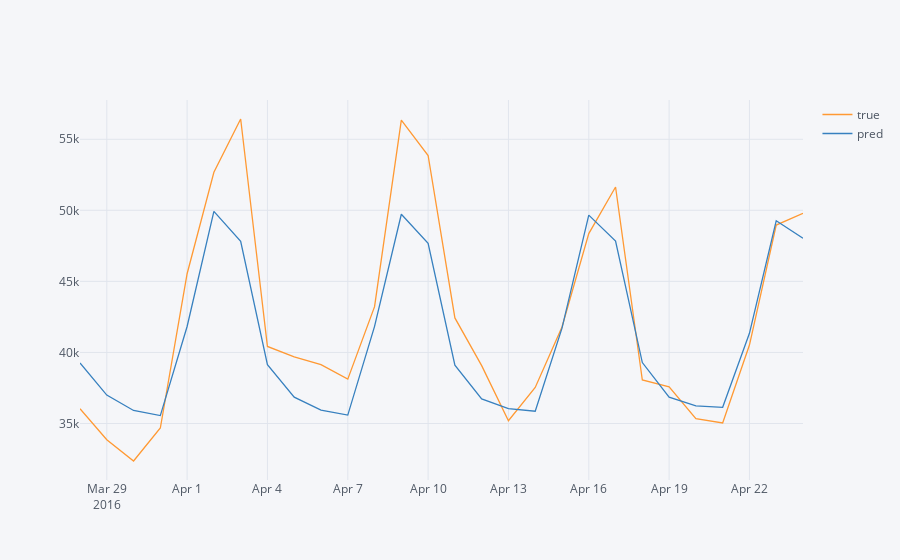

Source (notebook cell):
### Code cell
pd.DataFrame({"true":test_total, "pred": predicted}).iplot()

### Figure 1 — Plotly figure (JSON) as saved in the notebook; plotly's stock layout.template omitted (floating-point values rounded to 4 significant figures)
{"data": [{"line": {"color": "rgba(255, 153, 51, 1.0)", "dash": "solid", "shape": "linear", "width": 1.3}, "mode": "lines", "name": "true", "text": "", "type": "scatter", "x": ["2016-03-28", "2016-03-29", "2016-03-30", "2016-03-31", "2016-04-01", "2016-04-02", "2016-04-03", "2016-04-04", "2016-04-05", "2016-04-06", "2016-04-07", "2016-04-08", "2016-04-09", "2016-04-10", "2016-04-11", "2016-04-12", "2016-04-13", "2016-04-14", "2016-04-15", "2016-04-16", "2016-04-17", "2016-04-18", "2016-04-19", "2016-04-20", "2016-04-21", "2016-04-22", "2016-04-23", "2016-04-24"], "y": [36041, 33857, 32359, 34681, 45536, 52672, 56425, 40418, 39683, 39134, 38116, 43220, 56340, 53856, 42427, 39069, 35193, 37529, 41789, 48362, 51640, 38059, 37570, 35343, 35033, 40517, 48962, 49795]}, {"line": {"color": "rgba(55, 128, 191, 1.0)", "dash": "solid", "shape": "linear", "width": 1.3}, "mode": "lines", "name": "pred", "text": "", "type": "scatter", "x": ["2016-03-28", "2016-03-29", "2016-03-30", "2016-03-31", "2016-04-01", "2016-04-02", "2016-04-03", "2016-04-04", "2016-04-05", "2016-04-06", "2016-04-07", "2016-04-08", "2016-04-09", "2016-04-10", "2016-04-11", "2016-04-12", "2016-04-13", "2016-04-14", "2016-04-15", "2016-04-16", "2016-04-17", "2016-04-18", "2016-04-19", "2016-04-20", "2016-04-21", "2016-04-22", "2016-04-23", "2016-04-24"], "y": [39260.0, 37000.0, 35910.0, 35550.0, 41820.0, 49920.0, 47810.0, 39140.0, 36850.0, 35930.0, 35590.0, 41840.0, 49720.0, 47680.0, 39100.0, 36730.0, 36050.0, 35860.0, 41710.0, 49660.0, 47840.0, 39290.0, 36850.0, 36230.0, 36140.0, 41350.0, 49260.0, 48030.0]}], "layout": {"autosize": true, "legend": {"bgcolor": "#F5F6F9", "font": {"color": "#4D5663"}}, "paper_bgcolor": "#F5F6F9", "plot_bgcolor": "#F5F6F9", "title": {"font": {"color": "#4D5663"}}, "xaxis": {"autorange": true, "gridcolor": "#E1E5ED", "range": ["2016-03-28", "2016-04-24"], "showgrid": true, "tickfont": {"color": "#4D5663"}, "title": {"font": {"color": "#4D5663"}, "text": ""}, "type": "date", "zerolinecolor": "#E1E5ED"}, "yaxis": {"autorange": true, "gridcolor": "#E1E5ED", "range": [31022, 57762], "showgrid": true, "tickfont": {"color": "#4D5663"}, "title": {"font": {"color": "#4D5663"}, "text": ""}, "type": "linear", "zerolinecolor": "#E1E5ED"}}}
